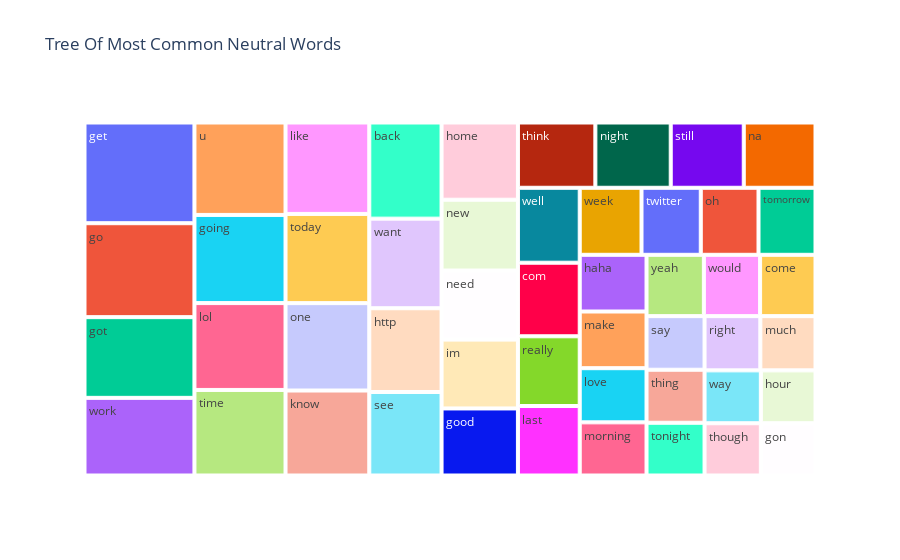

Write notebook code for a chart like this one.
### Code cell
fig = px.treemap(temp_neutral, path=['Common_words'], values='count',title='Tree Of Most Common Neutral Words')
fig.show()

### Figure 1 — Plotly figure (JSON) as saved in the notebook; plotly's stock layout.template omitted (floating-point values rounded to 4 significant figures)
{"data": [{"branchvalues": "total", "domain": {"x": [0, 1], "y": [0, 1]}, "hovertemplate": "labels=%{label}<br>count=%{value}<br>parent=%{parent}<br>id=%{id}<extra></extra>", "ids": ["back", "com", "come", "get", "go", "going", "gon", "good", "got", "haha", "home", "hour", "http", "im", "know", "last", "like", "lol", "love", "make", "morning", "much", "na", "need", "new", "night", "oh", "one", "really", "right", "say", "see", "still", "thing", "think", "though", "time", "today", "tomorrow", "tonight", "twitter", "u", "want", "way", "week", "well", "work", "would", "yeah"], "labels": ["back", "com", "come", "get", "go", "going", "gon", "good", "got", "haha", "home", "hour", "http", "im", "know", "last", "like", "lol", "love", "make", "morning", "much", "na", "need", "new", "night", "oh", "one", "really", "right", "say", "see", "still", "thing", "think", "though", "time", "today", "tomorrow", "tonight", "twitter", "u", "want", "way", "week", "well", "work", "would", "yeah"], "name": "", "parents": ["", "", "", "", "", "", "", "", "", "", "", "", "", "", "", "", "", "", "", "", "", "", "", "", "", "", "", "", "", "", "", "", "", "", "", "", "", "", "", "", "", "", "", "", "", "", "", "", ""], "type": "treemap", "values": [411, 269, 201, 655, 611, 475, 169, 303, 525, 224, 349, 171, 358, 311, 421, 254, 453, 468, 214, 224, 210, 177, 277, 312, 320, 291, 229, 433, 255, 179, 184, 357, 282, 182, 299, 174, 461, 442, 226, 181, 235, 498, 383, 176, 245, 274, 505, 204, 208]}], "layout": {"legend": {"tracegroupgap": 0}, "title": {"text": "Tree Of Most Common Neutral Words"}}}
